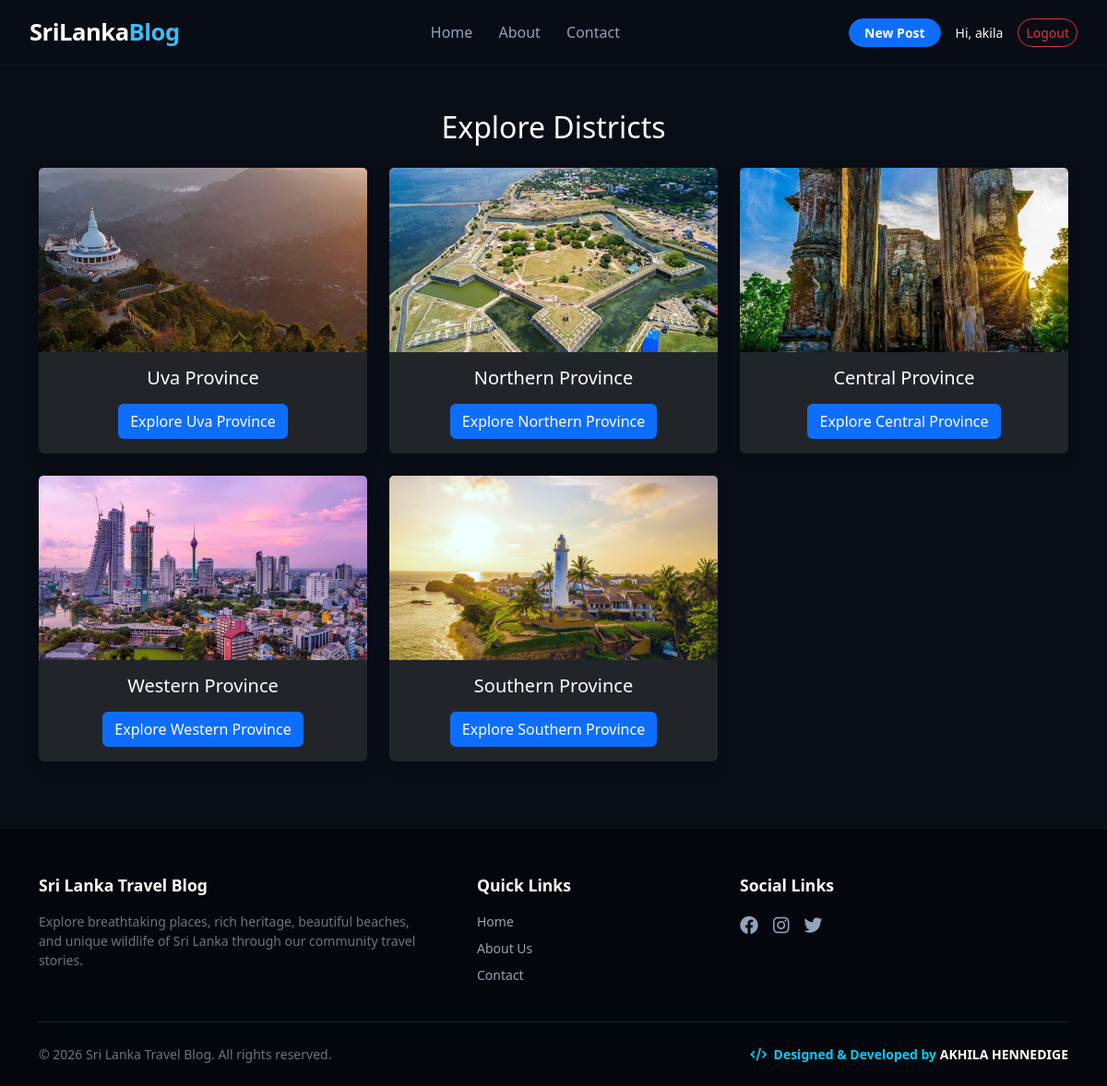
Screenshot of /districts/ (signed in) with the database file from the repository.
### blog/models.py (models this page shows, shortened)
class District(models.Model):
    name = models.CharField(max_length=100)
    slug = models.SlugField(unique=True, blank=True, null=True)
    image = models.ImageField(upload_to='districts/', blank=True, null=True)
    description = models.TextField(blank=True, null=True)

### blog/views.py (the view)
# urls.py: path('districts/', views.district_list, name='district_list'),
def district_list(request):
    districts = District.objects.all()
    return render(request, 'blog/district_list.html', {'districts': districts})

### blog/templates/blog/district_list.html
{% extends 'blog/base.html' %}
{% block content %}
<div class="container my-5">
    <h2 class="text-white text-center mb-4">Explore Districts</h2>
    <div class="row">
        {% for district in districts %}
        <div class="col-md-4 mb-4">
            <div class="card bg-dark text-white border-0 shadow">
                {% if district.image %}
                    <img src="{{ district.image.url }}" class="card-img-top" style="height: 200px; object-fit: cover;">
                {% endif %}
                <div class="card-body text-center">
                    <h5 class="card-title">{{ district.name }}</h5>
                    <a href="{% url 'district_detail' district.slug %}" class="btn btn-primary mt-2">Explore {{ district.name }}</a>
                </div>
            </div>
        </div>
        {% endfor %}
    </div>
</div>
{% endblock %}

### blog/templates/blog/base.html (shortened to what this page needs)
<!DOCTYPE html>
<html lang="en">
<head>
    <link href="https://cdn.jsdelivr.net/npm/bootstrap@5.3.0/dist/css/bootstrap.min.css" rel="stylesheet">
    <link rel="stylesheet" href="https://cdnjs.cloudflare.com/ajax/libs/font-awesome/6.4.0/css/all.min.css">
</head>
<body>
    <nav class="custom-navbar d-flex justify-content-between align-items-center">
        <a href="{% url 'post_list' %}" class="navbar-brand-custom">SriLanka<span>Blog</span></a>
        <div>
            <a href="{% url 'post_list' %}" class="nav-link-custom">Home</a>
            <a href="{% url 'about' %}" class="nav-link-custom">About</a>
            <a href="{% url 'contact' %}" class="nav-link-custom">Contact</a>
        </div>
        <div class="d-flex align-items-center gap-3">
            {% if user.is_authenticated %}
                <a href="{% url 'post_create' %}" class="btn btn-sm btn-primary px-3 rounded-pill fw-bold">New Post</a>
                <span class="small text-light">Hi, {{ user.username }}</span>
                <form method="post" action="{% url 'logout' %}" class="d-inline">
                    <button type="submit" class="btn btn-sm btn-outline-danger rounded-pill">Logout</button>
                </form>
            {% else %}
                <a href="{% url 'login' %}" class="btn btn-sm btn-outline-light rounded-pill px-4">Login</a>
            {% endif %}
        </div>
    </nav>
    {% block content %}
    {% endblock %}
    <footer>
        <div class="container">
            <div class="row gy-4">
                <div class="col-md-5">
                    <div class="footer-title">Sri Lanka Travel Blog</div>
                    <p class="small text-secondary pe-md-4">Explore breathtaking places, rich heritage, beautiful beaches, and unique wildlife of Sri Lanka through our community travel stories.</p>
                </div>
                <div class="col-md-3">
                    <div class="footer-title">Quick Links</div>
                    <ul class="list-unstyled small">
                        <li class="mb-2"><a href="{% url 'post_list' %}" class="footer-link">Home</a></li>
                        <li class="mb-2"><a href="{% url 'about' %}" class="footer-link">About Us</a></li>
                        <li><a href="{% url 'contact' %}" class="footer-link">Contact</a></li>
                    </ul>
                </div>
                <div class="col-md-4">
                    <div class="footer-title">Social Links</div>
                    <div class="d-flex gap-3">
                        <a href="#" class="footer-link fs-5"><i class="fab fa-facebook"></i></a>
                        <a href="#" class="footer-link fs-5"><i class="fab fa-instagram"></i></a>
                        <a href="#" class="footer-link fs-5"><i class="fab fa-twitter"></i></a>
                    </div>
                </div>
            </div>
            <div class="text-center small text-secondary pt-4 mt-4 border-top border-secondary border-opacity-25 d-flex justify-content-between align-items-center flex-wrap">
                <span>© {% now "Y" %} Sri Lanka Travel Blog. All rights reserved.</span>
                <span class="text-info fw-semibold"><i class="fas fa-code me-1"></i> Designed & Developed by <strong class="text-white">AKHILA HENNEDIGE</strong></span>
            </div>
        </div>
    </footer>
</body>
</html>

### blog/templates/blog/base.html (style rules this page uses)
:root { --primary-bg: #090d16; --accent-color: #38bdf8; --text-main: #f8fafc; --text-sub: #94a3b8; }
body { font-family: 'Segoe UI', Tahoma, Geneva, Verdana, sans-serif; color: var(--text-main); background-color: var(--primary-bg); min-height: 100vh; display: flex; flex-direction: column; margin: 0; overflow-x: hidden; }
.custom-navbar { background: rgba(9, 13, 22, 0.7); backdrop-filter: blur(15px); -webkit-backdrop-filter: blur(15px); border-bottom: 1px solid rgba(255, 255, 255, 0.05); padding: 1rem 2rem; position: sticky; top: 0; z-index: 1000; }
.navbar-brand-custom { font-size: 1.6rem; font-weight: 800; color: #ffffff; text-decoration: none; letter-spacing: -0.5px; }
.navbar-brand-custom span { color: var(--accent-color); }
.nav-link-custom { color: var(--text-sub); text-decoration: none; font-weight: 500; margin-left: 1.5rem; transition: color 0.2s; }
footer { background: rgba(4, 7, 13, 0.95); border-top: 1px solid rgba(255, 255, 255, 0.05); padding: 3rem 0 1.5rem 0; margin-top: auto; }
.footer-title { font-size: 1.1rem; font-weight: 700; color: #ffffff; margin-bottom: 1rem; }
.footer-link { color: var(--text-sub); text-decoration: none; transition: color 0.2s; }

### rows the page displays
District: image (picture), name "Uva Province"
District: image (picture), name "Northern Province"
District: image (picture), name "Central Province"
District: image (picture), name "Western Province"
District: image (picture), name "Southern Province"

### other values shown
{{ user.username }} "akila"
